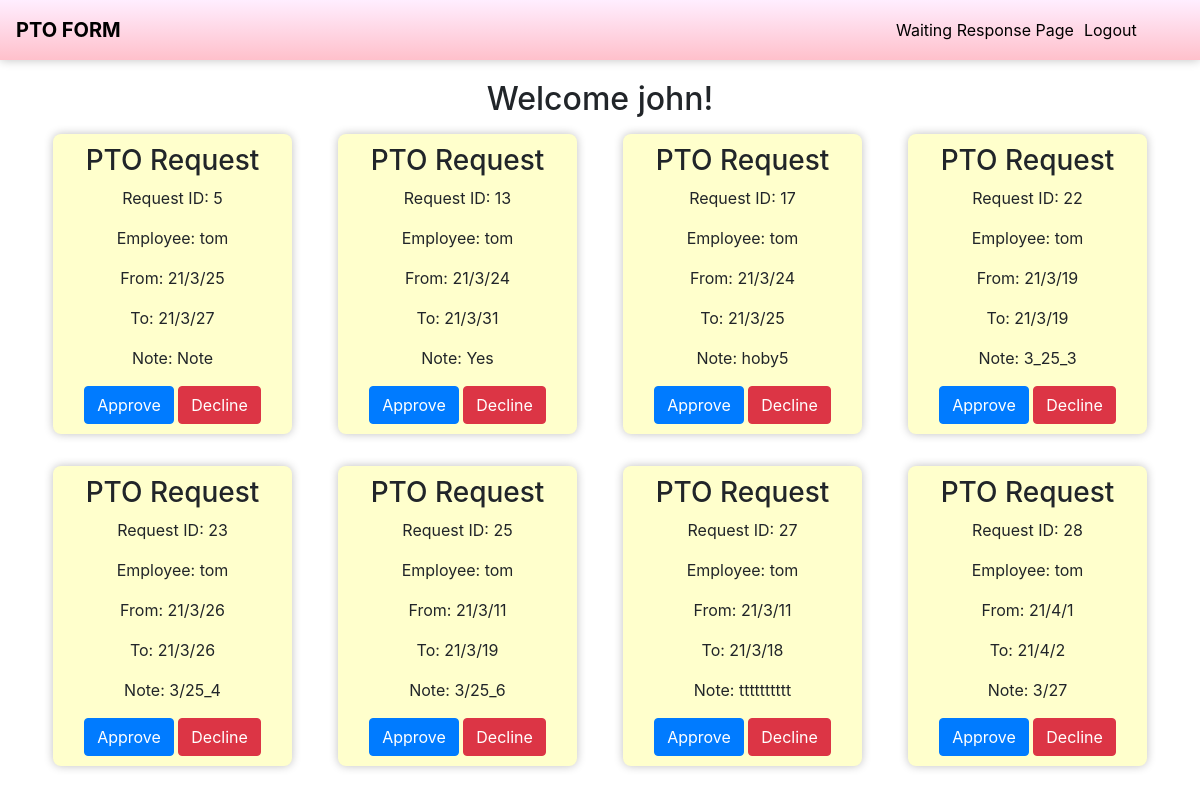
Screenshot of /supervisor/ (signed in) with the database file from the repository.
### potform/models.py (models this page shows)
class User(AbstractUser):
  is_employee = models.BooleanField(default=False)
  is_supervisor = models.BooleanField(default=False)
  is_hr = models.BooleanField(default=False)

class RequestPTO(models.Model):
  post_employee = models.ForeignKey(get_user_model(), on_delete=models.CASCADE, null=False, related_name ='post_employee')
  chose_supervisor = models.ForeignKey(get_user_model(), on_delete=models.CASCADE, null=False, related_name ='chose_supervisor')
  confirm_hr = models.ForeignKey(get_user_model(), on_delete=models.CASCADE, null=True, related_name ='confirm_hr')
  request_date_from = models.DateTimeField(null=False)
  request_date_to = models.DateTimeField(null=False)
  note = models.TextField(null=True, blank=True, max_length=200)
  request = models.IntegerField(default=3)

### potform/views.py (the view, shortened to what this page needs)
# urls.py: path('supervisor/', SupervisorView.as_view(), name='supervisor'),
class SupervisorView(LoginRequiredMixin, ListView):
    context_object_name = 'request_list'
    model = RequestPTO
    paginate_by = 8
    template_name = "supervisor.html"
    def get(self, request, *args, **kwargs):
        user =  User.objects.filter(username=self.request.user)
        if user and user[0].is_supervisor:
            return super().get(request, **kwargs)
        else:
            return redirect('index')
    def get_queryset(self):
        return RequestPTO.objects.filter(request=3,chose_supervisor=self.request.user)

### potform/templates/supervisor.html (shortened to what this page needs)
{% extends 'base.html' %}
{% block main %}
  <div class="list_of_rquests_from_employee form w-100 text-center supervisorpage" >
    <h2>Welcome {{ user.get_username }}!</h2>
  </div>
  {% for request in request_list %}
  <div class="col-lg-3">
    <form action="{% url 'supervisor' %}" method="post" class="form w-100 text-center m-auto" >
      <ul class="p-2">
        <li class="request_list m-0">
          <h3>PTO Request</h3>
          <p>Request ID: {{ request.id }} </p>
          <p>Employee: {{ request.post_employee }}</p>
          <p>From: {{ request.request_date_from|date:"y/n/j" }}</p>
          <p>To: {{ request.request_date_to|date:"y/n/j" }}</p>
          <p>Note: {{ request.note }}</p>
          <input class="btn btn-primary" type="submit" value="Approve" name="request"/>
          <input class="btn btn-danger" type="submit" value="Decline" name="request"/>
        </li>
      </ul>
    </form>
  </div>
  {% endfor %}
{% endblock main %}

### potform/static/css/main.css (style rules this page uses)
form { margin-top: 20px; }
p { margin-top: 16px; text-align:center; margin-top: 0; margin-bottom: 1rem; }
.supervisorpage { margin-top: 20px; }
ul { list-style: none; }
.request_list { background: #FFFFCC; border-radius :8px; box-shadow :0px 0px 10px silver; line-height: 1.5; padding: 10px 0px 10px 0px; }

### rows the page displays
User: get_username "john"
RequestPTO: id "5", post_employee "tom", request_date_from "21/3/25", request_date_to "21/3/27", note "Note"
RequestPTO: id "13", post_employee "tom", request_date_from "21/3/24", request_date_to "21/3/31", note "Yes"
RequestPTO: id "17", post_employee "tom", request_date_from "21/3/24", request_date_to "21/3/25", note "hoby5"
RequestPTO: id "22", post_employee "tom", request_date_from "21/3/19", request_date_to "21/3/19", note "3_25_3"
RequestPTO: id "23", post_employee "tom", request_date_from "21/3/26", request_date_to "21/3/26", note "3/25_4"
RequestPTO: id "25", post_employee "tom", request_date_from "21/3/11", request_date_to "21/3/19", note "3/25_6"
RequestPTO: id "27", post_employee "tom", request_date_from "21/3/11", request_date_to "21/3/18", note "tttttttttt"
RequestPTO: id "28", post_employee "tom", request_date_from "21/4/1", request_date_to "21/4/2", note "3/27"
